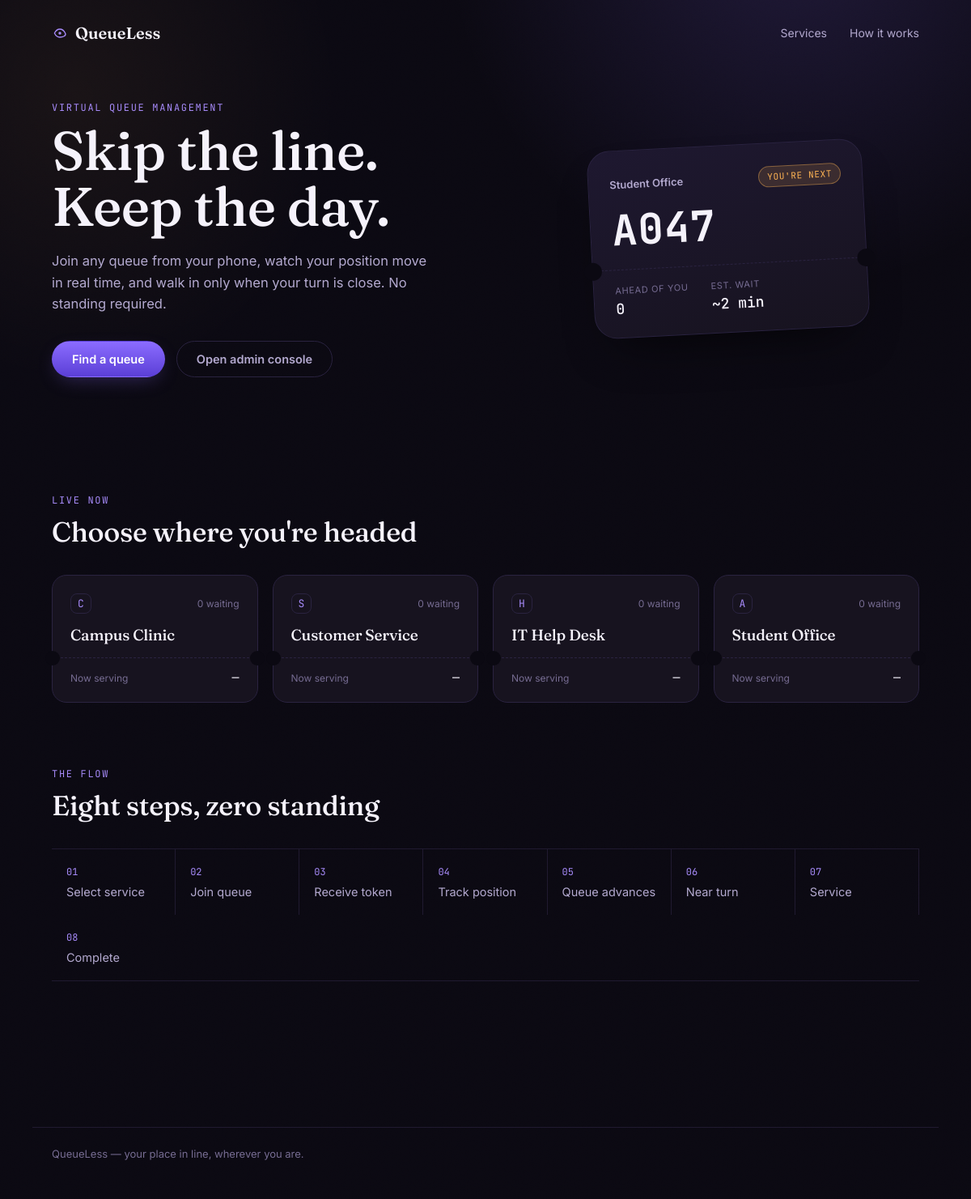
The page / on the database its author committed.
### tables this page shows
CREATE TABLE services (
            id INTEGER PRIMARY KEY AUTOINCREMENT,
            slug TEXT UNIQUE NOT NULL,
            name TEXT NOT NULL,
            prefix TEXT NOT NULL,
            icon TEXT DEFAULT 'ticket',
            next_number INTEGER NOT NULL DEFAULT 1
        );

### app.py (the view)
@app.route("/")
def home():
    db = get_db()
    services = db.execute("SELECT * FROM services ORDER BY name ASC").fetchall()
    cards = []
    for s in services:
        serving, waiting = queue_state(s["id"])
        cards.append(
            {
                **dict(s),
                "waiting_count": len(waiting),
                "now_serving": serving["label"] if serving else "—",
            }
        )
    return render_template("index.html", services=cards)

### app.py (called while the page is built)
def get_db():
    if "db" not in g:
        g.db = sqlite3.connect(DB_PATH)
        g.db.row_factory = sqlite3.Row
        g.db.execute("PRAGMA foreign_keys = ON")
    return g.db

def queue_state(service_id):
    db = get_db()
    serving = db.execute(
        "SELECT * FROM tokens WHERE service_id=? AND status='serving' ORDER BY served_at DESC LIMIT 1",
        (service_id,),
    ).fetchone()
    waiting = db.execute(
        "SELECT * FROM tokens WHERE service_id=? AND status='waiting' ORDER BY created_at ASC",
        (service_id,),
    ).fetchall()
    return serving, waiting

### templates/index.html (shortened to what this page needs)
{% extends "base.html" %}
{% block bodyclass %}page-home{% endblock %}
{% block content %}
<section class="hero">
  <div class="hero-copy">
    <p class="eyebrow">Virtual queue management</p>
    <h1>Skip&nbsp;the&nbsp;line.<br>Keep&nbsp;the&nbsp;day.</h1>
    <p class="hero-sub">
      Join any queue from your phone, watch your position move in real time,
      and walk in only when your turn is close. No standing required.
    </p>
    <div class="hero-actions">
      <a href="#services" class="btn btn-primary">Find a queue</a>
      <a href="{{ url_for('admin_page', slug='student-office') }}" class="btn btn-ghost">Open admin console</a>
    </div>
  </div>
  <div class="hero-visual" aria-hidden="true">
    <div class="ticket ticket--hero">
      <div class="ticket-top">
        <span class="ticket-service">Student Office</span>
        <span class="ticket-status ticket-status--next">You're next</span>
      </div>
      <div class="ticket-token">A047</div>
      <div class="ticket-perf"></div>
      <div class="ticket-bottom">
        <div class="ticket-stat">
          <span class="ticket-stat-label">Ahead of you</span>
          <span class="ticket-stat-value">0</span>
        </div>
        <div class="ticket-stat">
          <span class="ticket-stat-label">Est. wait</span>
          <span class="ticket-stat-value">~2 min</span>
        </div>
      </div>
    </div>
  </div>
</section>
<section id="services" class="services">
  <div class="section-head">
    <p class="eyebrow">Live now</p>
    <h2>Choose where you're headed</h2>
  </div>
  <div class="service-grid">
    {% for s in services %}
    <a class="service-card" href="{{ url_for('queue_page', slug=s.slug) }}">
      <div class="service-card-top">
        <span class="service-prefix">{{ s.prefix }}</span>
        <span class="service-waiting">{{ s.waiting_count }} waiting</span>
      </div>
      <h3>{{ s.name }}</h3>
      <div class="service-perf"></div>
      <div class="service-card-bottom">
        <span class="service-now-label">Now serving</span>
        <span class="service-now-value">{{ s.now_serving }}</span>
      </div>
    </a>
    {% endfor %}
  </div>
</section>
<section id="how" class="how">
  <div class="section-head">
    <p class="eyebrow">The flow</p>
    <h2>Eight steps, zero standing</h2>
  </div>
  <ol class="flow">
    <li><span class="flow-index">01</span><span class="flow-label">Select service</span></li>
    <li><span class="flow-index">02</span><span class="flow-label">Join queue</span></li>
    <li><span class="flow-index">03</span><span class="flow-label">Receive token</span></li>
    <li><span class="flow-index">04</span><span class="flow-label">Track position</span></li>
    <li><span class="flow-index">05</span><span class="flow-label">Queue advances</span></li>
    <li><span class="flow-index">06</span><span class="flow-label">Near turn</span></li>
    <li><span class="flow-index">07</span><span class="flow-label">Service</span></li>
    <li><span class="flow-index">08</span><span class="flow-label">Complete</span></li>
  </ol>
</section>
{% endblock %}

### templates/base.html (shortened to what this page needs)
<!doctype html>
<html lang="en">
<head>
<link rel="stylesheet" href="{{ url_for('static', filename='css/style.css') }}">
</head>
<body class="{% block bodyclass %}{% endblock %}">
<div class="noise-layer" aria-hidden="true"></div>
<header class="site-nav">
  <a class="brand" href="{{ url_for('home') }}">
    <span class="brand-mark" aria-hidden="true">
      <svg viewBox="0 0 24 24" width="20" height="20" fill="none" xmlns="http://www.w3.org/2000/svg">
        <path d="M4 12c2-4 4-6 8-6s6 2 8 6-4 6-8 6-6-2-8-6Z" stroke="currentColor" stroke-width="1.6"/>
        <circle cx="12" cy="12" r="2.1" fill="currentColor"/>
      </svg>
    </span>
    QueueLess
  </a>
  <nav class="nav-links">
    <a href="{{ url_for('home') }}#services">Services</a>
    <a href="{{ url_for('home') }}#how">How it works</a>
  </nav>
</header>
<main>
{% block content %}{% endblock %}
</main>
<footer class="site-footer">
  <span>QueueLess — your place in line, wherever you are.</span>
</footer>
</body>
</html>

### rows shown on the page
services: prefix "C", waiting_count "0", name "Campus Clinic", now_serving "—"
services: prefix "S", waiting_count "0", name "Customer Service", now_serving "—"
services: prefix "H", waiting_count "0", name "IT Help Desk", now_serving "—"
services: prefix "A", waiting_count "0", name "Student Office", now_serving "—"
